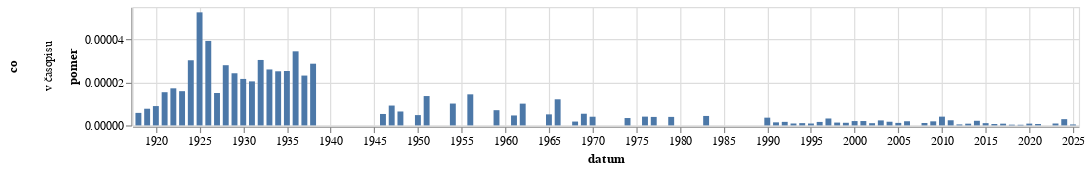

Notebook code for this chart:
### Code cell
graf(vyvoj_vyskytu("(?i)v časopis","v časopisu"))

### Figure 1 — Vega-Lite specification as saved in the notebook (floating-point values rounded to 4 significant figures)
{"config": {"view": {"continuousWidth": 300, "continuousHeight": 300}}, "data": {"name": "data-90547c8bede59bad82edd33dc9e2b664"}, "mark": {"type": "bar"}, "encoding": {"row": {"field": "co", "type": "nominal"}, "x": {"field": "datum", "type": "temporal"}, "y": {"field": "pomer", "type": "quantitative"}}, "height": 100, "width": 800, "$schema": "https://vega.github.io/schema/vega-lite/v5.8.0.json", "datasets": {"data-90547c8bede59bad82edd33dc9e2b664": [{"datum": "1918-01-01T00:00:00", "vyskytu": 1, "pocet_slov": 172010, "pomer": 5.814e-06, "co": "v časopisu"}, {"datum": "1919-01-01T00:00:00", "vyskytu": 12, "pocet_slov": 1547459, "pomer": 7.755e-06, "co": "v časopisu"}, {"datum": "1920-01-01T00:00:00", "vyskytu": 14, "pocet_slov": 1557497, "pomer": 8.989e-06, "co": "v časopisu"}, {"datum": "1921-01-01T00:00:00", "vyskytu": 28, "pocet_slov": 1814119, "pomer": 1.543e-05, "co": "v časopisu"}, {"datum": "1922-01-01T00:00:00", "vyskytu": 30, "pocet_slov": 1739976, "pomer": 1.724e-05, "co": "v časopisu"}, {"datum": "1923-01-01T00:00:00", "vyskytu": 18, "pocet_slov": 1131296, "pomer": 1.591e-05, "co": "v časopisu"}, {"datum": "1924-01-01T00:00:00", "vyskytu": 42, "pocet_slov": 1386775, "pomer": 3.029e-05, "co": "v časopisu"}, {"datum": "1925-01-01T00:00:00", "vyskytu": 52, "pocet_slov": 989387, "pomer": 5.256e-05, "co": "v časopisu"}, {"datum": "1926-01-01T00:00:00", "vyskytu": 64, "pocet_slov": 1629693, "pomer": 3.927e-05, "co": "v časopisu"}, {"datum": "1927-01-01T00:00:00", "vyskytu": 26, "pocet_slov": 1725378, "pomer": 1.507e-05, "co": "v časopisu"}, {"datum": "1928-01-01T00:00:00", "vyskytu": 50, "pocet_slov": 1786584, "pomer": 2.799e-05, "co": "v časopisu"}, {"datum": "1929-01-01T00:00:00", "vyskytu": 22, "pocet_slov": 907519, "pomer": 2.424e-05, "co": "v časopisu"}, {"datum": "1930-01-01T00:00:00", "vyskytu": 43, "pocet_slov": 1990549, "pomer": 2.16e-05, "co": "v časopisu"}, {"datum": "1931-01-01T00:00:00", "vyskytu": 30, "pocet_slov": 1466185, "pomer": 2.046e-05, "co": "v časopisu"}, {"datum": "1932-01-01T00:00:00", "vyskytu": 34, "pocet_slov": 1117587, "pomer": 3.042e-05, "co": "v časopisu"}, {"datum": "1933-01-01T00:00:00", "vyskytu": 32, "pocet_slov": 1230441, "pomer": 2.601e-05, "co": "v časopisu"}, {"datum": "1934-01-01T00:00:00", "vyskytu": 22, "pocet_slov": 874472, "pomer": 2.516e-05, "co": "v časopisu"}, {"datum": "1935-01-01T00:00:00", "vyskytu": 18, "pocet_slov": 712050, "pomer": 2.528e-05, "co": "v časopisu"}, {"datum": "1936-01-01T00:00:00", "vyskytu": 33, "pocet_slov": 958205, "pomer": 3.444e-05, "co": "v časopisu"}, {"datum": "1937-01-01T00:00:00", "vyskytu": 17, "pocet_slov": 733783, "pomer": 2.317e-05, "co": "v časopisu"}, {"datum": "1938-01-01T00:00:00", "vyskytu": 11, "pocet_slov": 383461, "pomer": 2.869e-05, "co": "v časopisu"}, {"datum": "1945-01-01T00:00:00", "vyskytu": 0, "pocet_slov": 140144, "pomer": 0.0, "co": "v časopisu"}, {"datum": "1946-01-01T00:00:00", "vyskytu": 6, "pocet_slov": 1129068, "pomer": 5.314e-06, "co": "v časopisu"}, {"datum": "1947-01-01T00:00:00", "vyskytu": 10, "pocet_slov": 1083098, "pomer": 9.233e-06, "co": "v časopisu"}, {"datum": "1948-01-01T00:00:00", "vyskytu": 4, "pocet_slov": 618132, "pomer": 6.471e-06, "co": "v časopisu"}, {"datum": "1949-01-01T00:00:00", "vyskytu": 0, "pocet_slov": 357203, "pomer": 0.0, "co": "v časopisu"}, {"datum": "1950-01-01T00:00:00", "vyskytu": 1, "pocet_slov": 208781, "pomer": 4.79e-06, "co": "v časopisu"}, {"datum": "1951-01-01T00:00:00", "vyskytu": 3, "pocet_slov": 219888, "pomer": 1.364e-05, "co": "v časopisu"}, {"datum": "1952-01-01T00:00:00", "vyskytu": 0, "pocet_slov": 189920, "pomer": 0.0, "co": "v časopisu"}, {"datum": "1953-01-01T00:00:00", "vyskytu": 0, "pocet_slov": 114518, "pomer": 0.0, "co": "v časopisu"}, {"datum": "1954-01-01T00:00:00", "vyskytu": 1, "pocet_slov": 98416, "pomer": 1.016e-05, "co": "v časopisu"}, {"datum": "1955-01-01T00:00:00", "vyskytu": 0, "pocet_slov": 78833, "pomer": 0.0, "co": "v časopisu"}, {"datum": "1956-01-01T00:00:00", "vyskytu": 2, "pocet_slov": 138430, "pomer": 1.445e-05, "co": "v časopisu"}, {"datum": "1957-01-01T00:00:00", "vyskytu": 0, "pocet_slov": 137388, "pomer": 0.0, "co": "v časopisu"}, {"datum": "1958-01-01T00:00:00", "vyskytu": 0, "pocet_slov": 142112, "pomer": 0.0, "co": "v časopisu"}, {"datum": "1959-01-01T00:00:00", "vyskytu": 1, "pocet_slov": 141333, "pomer": 7.075e-06, "co": "v časopisu"}, {"datum": "1960-01-01T00:00:00", "vyskytu": 0, "pocet_slov": 181817, "pomer": 0.0, "co": "v časopisu"}, {"datum": "1961-01-01T00:00:00", "vyskytu": 1, "pocet_slov": 216288, "pomer": 4.623e-06, "co": "v časopisu"}, {"datum": "1962-01-01T00:00:00", "vyskytu": 1, "pocet_slov": 98793, "pomer": 1.012e-05, "co": "v časopisu"}, {"datum": "1963-01-01T00:00:00", "vyskytu": 0, "pocet_slov": 139432, "pomer": 0.0, "co": "v časopisu"}, {"datum": "1964-01-01T00:00:00", "vyskytu": 0, "pocet_slov": 288820, "pomer": 0.0, "co": "v časopisu"}, {"datum": "1965-01-01T00:00:00", "vyskytu": 1, "pocet_slov": 194814, "pomer": 5.133e-06, "co": "v časopisu"}, {"datum": "1966-01-01T00:00:00", "vyskytu": 3, "pocet_slov": 247115, "pomer": 1.214e-05, "co": "v časopisu"}, {"datum": "1967-01-01T00:00:00", "vyskytu": 0, "pocet_slov": 225198, "pomer": 0.0, "co": "v časopisu"}, {"datum": "1968-01-01T00:00:00", "vyskytu": 1, "pocet_slov": 559905, "pomer": 1.786e-06, "co": "v časopisu"}, {"datum": "1969-01-01T00:00:00", "vyskytu": 2, "pocet_slov": 368721, "pomer": 5.424e-06, "co": "v časopisu"}, {"datum": "1970-01-01T00:00:00", "vyskytu": 1, "pocet_slov": 248046, "pomer": 4.032e-06, "co": "v časopisu"}, {"datum": "1971-01-01T00:00:00", "vyskytu": 0, "pocet_slov": 263102, "pomer": 0.0, "co": "v časopisu"}, {"datum": "1972-01-01T00:00:00", "vyskytu": 0, "pocet_slov": 213032, "pomer": 0.0, "co": "v časopisu"}, {"datum": "1973-01-01T00:00:00", "vyskytu": 0, "pocet_slov": 280835, "pomer": 0.0, "co": "v časopisu"}, {"datum": "1974-01-01T00:00:00", "vyskytu": 1, "pocet_slov": 291980, "pomer": 3.425e-06, "co": "v časopisu"}, {"datum": "1975-01-01T00:00:00", "vyskytu": 0, "pocet_slov": 335255, "pomer": 0.0, "co": "v časopisu"}, {"datum": "1976-01-01T00:00:00", "vyskytu": 1, "pocet_slov": 244998, "pomer": 4.082e-06, "co": "v časopisu"}, {"datum": "1977-01-01T00:00:00", "vyskytu": 1, "pocet_slov": 253702, "pomer": 3.942e-06, "co": "v časopisu"}, {"datum": "1978-01-01T00:00:00", "vyskytu": 0, "pocet_slov": 289894, "pomer": 0.0, "co": "v časopisu"}, {"datum": "1979-01-01T00:00:00", "vyskytu": 1, "pocet_slov": 252883, "pomer": 3.954e-06, "co": "v časopisu"}, {"datum": "1980-01-01T00:00:00", "vyskytu": 0, "pocet_slov": 242065, "pomer": 0.0, "co": "v časopisu"}, {"datum": "1981-01-01T00:00:00", "vyskytu": 0, "pocet_slov": 134899, "pomer": 0.0, "co": "v časopisu"}, {"datum": "1982-01-01T00:00:00", "vyskytu": 0, "pocet_slov": 186973, "pomer": 0.0, "co": "v časopisu"}, {"datum": "1983-01-01T00:00:00", "vyskytu": 1, "pocet_slov": 227768, "pomer": 4.39e-06, "co": "v časopisu"}, {"datum": "1984-01-01T00:00:00", "vyskytu": 0, "pocet_slov": 191735, "pomer": 0.0, "co": "v časopisu"}, {"datum": "1985-01-01T00:00:00", "vyskytu": 0, "pocet_slov": 165973, "pomer": 0.0, "co": "v časopisu"}, {"datum": "1986-01-01T00:00:00", "vyskytu": 0, "pocet_slov": 98877, "pomer": 0.0, "co": "v časopisu"}, {"datum": "1987-01-01T00:00:00", "vyskytu": 0, "pocet_slov": 149991, "pomer": 0.0, "co": "v časopisu"}, {"datum": "1988-01-01T00:00:00", "vyskytu": 0, "pocet_slov": 167631, "pomer": 0.0, "co": "v časopisu"}, {"datum": "1989-01-01T00:00:00", "vyskytu": 0, "pocet_slov": 255151, "pomer": 0.0, "co": "v časopisu"}, {"datum": "1990-01-01T00:00:00", "vyskytu": 3, "pocet_slov": 833434, "pomer": 3.6e-06, "co": "v časopisu"}, {"datum": "1991-01-01T00:00:00", "vyskytu": 2, "pocet_slov": 1410605, "pomer": 1.418e-06, "co": "v časopisu"}, {"datum": "1992-01-01T00:00:00", "vyskytu": 2, "pocet_slov": 1217148, "pomer": 1.643e-06, "co": "v časopisu"}, {"datum": "1993-01-01T00:00:00", "vyskytu": 1, "pocet_slov": 1127475, "pomer": 8.869e-07, "co": "v časopisu"}, {"datum": "1994-01-01T00:00:00", "vyskytu": 1, "pocet_slov": 948063, "pomer": 1.055e-06, "co": "v časopisu"}, {"datum": "1995-01-01T00:00:00", "vyskytu": 1, "pocet_slov": 1138209, "pomer": 8.786e-07, "co": "v časopisu"}, {"datum": "1996-01-01T00:00:00", "vyskytu": 2, "pocet_slov": 1240947, "pomer": 1.612e-06, "co": "v časopisu"}, {"datum": "1997-01-01T00:00:00", "vyskytu": 7, "pocet_slov": 2179318, "pomer": 3.212e-06, "co": "v časopisu"}, {"datum": "1998-01-01T00:00:00", "vyskytu": 2, "pocet_slov": 1522654, "pomer": 1.313e-06, "co": "v časopisu"}, {"datum": "1999-01-01T00:00:00", "vyskytu": 3, "pocet_slov": 2465372, "pomer": 1.217e-06, "co": "v časopisu"}, {"datum": "2000-01-01T00:00:00", "vyskytu": 5, "pocet_slov": 2483127, "pomer": 2.014e-06, "co": "v časopisu"}, {"datum": "2001-01-01T00:00:00", "vyskytu": 5, "pocet_slov": 2462192, "pomer": 2.031e-06, "co": "v časopisu"}, {"datum": "2002-01-01T00:00:00", "vyskytu": 2, "pocet_slov": 1931845, "pomer": 1.035e-06, "co": "v časopisu"}, {"datum": "2003-01-01T00:00:00", "vyskytu": 6, "pocet_slov": 2578085, "pomer": 2.327e-06, "co": "v časopisu"}, {"datum": "2004-01-01T00:00:00", "vyskytu": 4, "pocet_slov": 2351739, "pomer": 1.701e-06, "co": "v časopisu"}, {"datum": "2005-01-01T00:00:00", "vyskytu": 3, "pocet_slov": 2582168, "pomer": 1.162e-06, "co": "v časopisu"}, {"datum": "2006-01-01T00:00:00", "vyskytu": 3, "pocet_slov": 1552476, "pomer": 1.932e-06, "co": "v časopisu"}, {"datum": "2007-01-01T00:00:00", "vyskytu": 0, "pocet_slov": 1826653, "pomer": 0.0, "co": "v časopisu"}, {"datum": "2008-01-01T00:00:00", "vyskytu": 2, "pocet_slov": 1786832, "pomer": 1.119e-06, "co": "v časopisu"}, {"datum": "2009-01-01T00:00:00", "vyskytu": 4, "pocet_slov": 2116415, "pomer": 1.89e-06, "co": "v časopisu"}, {"datum": "2010-01-01T00:00:00", "vyskytu": 7, "pocet_slov": 1718642, "pomer": 4.073e-06, "co": "v časopisu"}, {"datum": "2011-01-01T00:00:00", "vyskytu": 6, "pocet_slov": 2512843, "pomer": 2.388e-06, "co": "v časopisu"}, {"datum": "2012-01-01T00:00:00", "vyskytu": 1, "pocet_slov": 2154063, "pomer": 4.642e-07, "co": "v časopisu"}, {"datum": "2013-01-01T00:00:00", "vyskytu": 1, "pocet_slov": 1253654, "pomer": 7.977e-07, "co": "v časopisu"}, {"datum": "2014-01-01T00:00:00", "vyskytu": 6, "pocet_slov": 2797907, "pomer": 2.144e-06, "co": "v časopisu"}, {"datum": "2015-01-01T00:00:00", "vyskytu": 3, "pocet_slov": 2883253, "pomer": 1.04e-06, "co": "v časopisu"}, {"datum": "2016-01-01T00:00:00", "vyskytu": 2, "pocet_slov": 3088746, "pomer": 6.475e-07, "co": "v časopisu"}, {"datum": "2017-01-01T00:00:00", "vyskytu": 2, "pocet_slov": 2494184, "pomer": 8.019e-07, "co": "v časopisu"}, {"datum": "2018-01-01T00:00:00", "vyskytu": 1, "pocet_slov": 2950192, "pomer": 3.39e-07, "co": "v časopisu"}, {"datum": "2019-01-01T00:00:00", "vyskytu": 1, "pocet_slov": 3385704, "pomer": 2.954e-07, "co": "v časopisu"}, {"datum": "2020-01-01T00:00:00", "vyskytu": 3, "pocet_slov": 3628168, "pomer": 8.269e-07, "co": "v časopisu"}, {"datum": "2021-01-01T00:00:00", "vyskytu": 2, "pocet_slov": 3028906, "pomer": 6.603e-07, "co": "v časopisu"}, {"datum": "2022-01-01T00:00:00", "vyskytu": 0, "pocet_slov": 4156918, "pomer": 0.0, "co": "v časopisu"}, {"datum": "2023-01-01T00:00:00", "vyskytu": 4, "pocet_slov": 4543342, "pomer": 8.804e-07, "co": "v časopisu"}, {"datum": "2024-01-01T00:00:00", "vyskytu": 13, "pocet_slov": 4476204, "pomer": 2.904e-06, "co": "v časopisu"}, {"datum": "2025-01-01T00:00:00", "vyskytu": 1, "pocet_slov": 2270793, "pomer": 4.404e-07, "co": "v časopisu"}]}}
